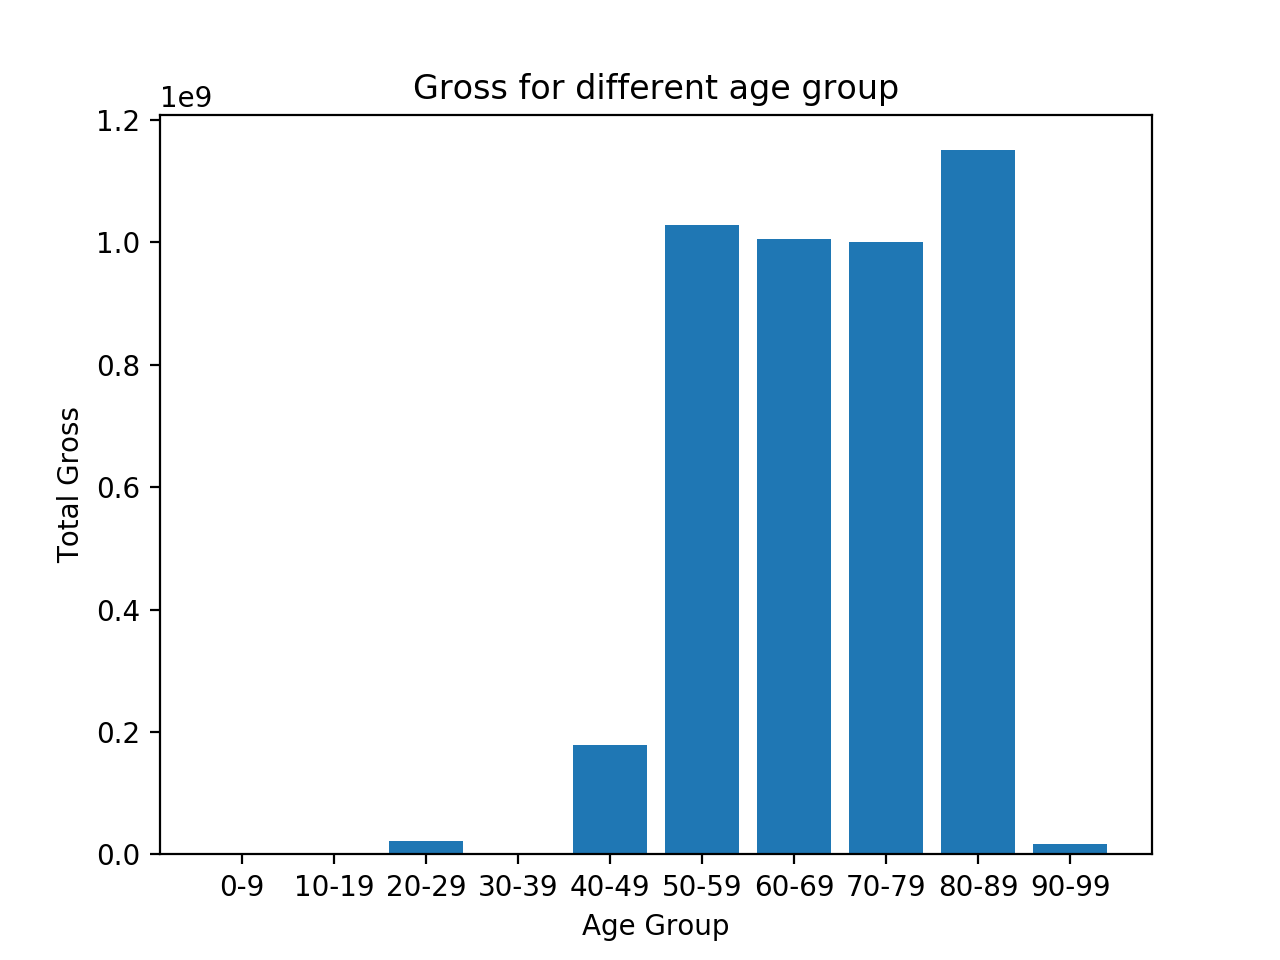

This figure's Python source:

def compute_number_connections(graph, actor):

    movies = graph.get_neighbors(actor)

    actor_set = set()

    for movie in movies:

        actors = graph.get_neighbors(movie)

        actor_set.update(actors)


    return len(actor_set) - 1

def filter_pred(graph, pred):

    nodes = graph.get_nodes()
    arr = []
    for id in nodes:
        data = nodes[id]

        if pred(data):
            arr.append(data)

    return arr

def get_actors(graph):

    # nodes = graph.get_nodes()
    # arr = []
    # for id in nodes:
    #     data = nodes[id]
    #
    #     if data['json_class'] == 'Actor':
    #         arr.append(data)

    return filter_pred(graph, lambda data: data['json_class'] == 'Actor' )


def get_top_k_hub_actors(graph, k):

    arr = []

    for data in get_actors(graph):
        num_connections = compute_number_connections(graph, data['name'])
        arr.append((data, num_connections))

    arr.sort(key=lambda x:x[1], reverse=True)

    return arr[:k]


def compute_age_group_gross(graph):

    actors = get_actors(graph)

    # ages = []
    #
    # gross = []
    #
    grossCounts = [0] * 10

    for actor in actors:

        grossCounts[actor['age'] // 10] += actor['total_gross']

        # ages.append(actor['age'])
        #
        # gross.append(actor['total_gross'])

    return grossCounts


    # for age in ages

def plot_age_group_gross(graph):

    import matplotlib.pyplot as plt

    grossCounts = compute_age_group_gross(graph)

    x = list(range(10))

    plt.bar(x,  grossCounts)

    groups = ('0-9', '10-19', '20-29', '30-39', '40-49', '50-59', '60-69', '70-79', '80-89', '90-99')

    # plot_age_group_gross(graph)

    plt.xticks(x, groups)

    plt.ylabel('Total Gross')

    plt.xlabel("Age Group")

    plt.title("Gross for different age group")

    maxi = 0

    for i in range(len(grossCounts)):

        if grossCounts[i] > grossCounts[maxi]:
            maxi = i


    print("Age group %s generates the most amount of money" % groups[maxi] )


    plt.show()


if __name__ == '__main__':

    from load_graph import load_graph

    graph = load_graph('data.json')

    top3 = get_top_k_hub_actors(graph, 3)

    top3 = [(x['name'], n) for x,n in top3]

    print("Top 3 hub actors")

    print(top3)

    plot_age_group_gross(graph)
